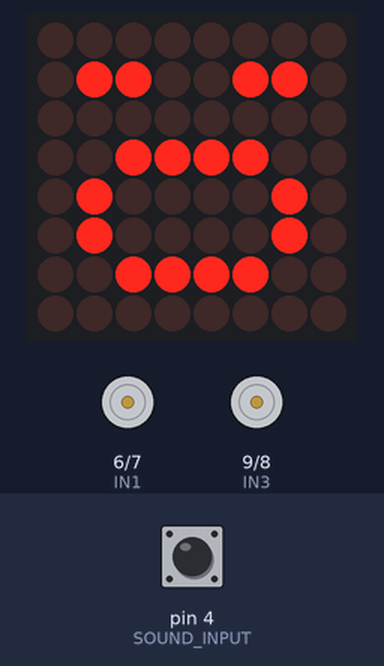
Bench run of a sketch on a simulated Arduino Uno, built with avr-gcc and run on an emulated ATmega328P. On the bench: 8×8 LED matrix, motor-driver pin pairs drawn as motors (green arrow = first pin HIGH = forward, orange = second pin HIGH = backward, longer = more drive, scaled by the enable pin). Inputs (shaded band) come from the test bench; at power-on: pin 4 (SOUND_INPUT) LOW. Random numbers use the default seed unless the sketch sets one.

Above: at 3.1 s.
3.2 s: pin 4 (SOUND_INPUT) driven HIGH
At 4.6 s:
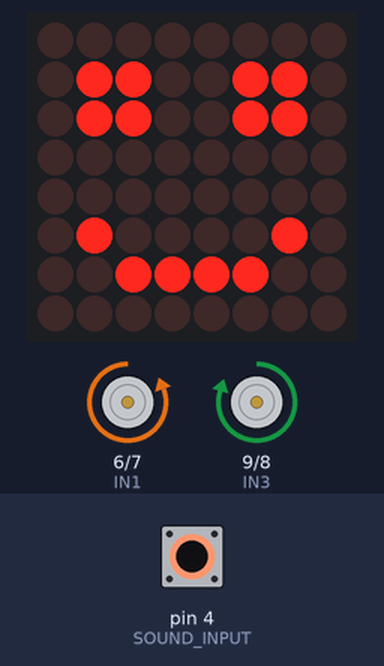
6.2 s: pin 4 (SOUND_INPUT) pulsed LOW 5 times (0.12 s each, 0.3 s apart)
At 9.35 s:
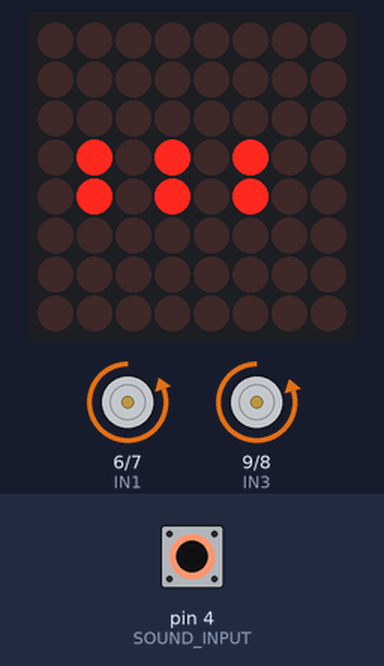
10.7 s: pin 4 (SOUND_INPUT) driven LOW
At 33.8 s:
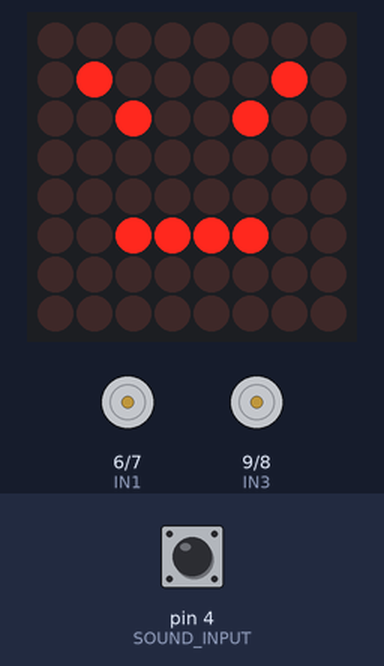
Timing chart, 0 to 34.2 s (numbered marks = the images above; inputs shaded):
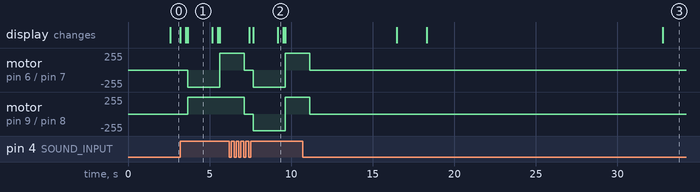

Measured:
- after the input at 3.2 s, motor on pin 6 (IN1) / pin 7 (IN2): stopped → backward 255/255 after 0.46 s, → forward 255/255 2.0 s later; motor on pin 9 (IN3) / pin 8 (IN4): stopped → forward 252/255 after 0.46 s
- after the input at 6.2 s, motor on pin 6 (IN1) / pin 7 (IN2): forward 255/255 → stopped after 0.92 s, → backward 255/255 0.56 s later, → forward 255/255 2.0 s later; motor on pin 9 (IN3) / pin 8 (IN4): forward 252/255 → stopped after 0.92 s, → backward 252/255 0.56 s later, → forward 252/255 2.0 s later
- what the display in image 1 shows lasts 1.5 s, from 3.7 s to 5.2 s

The sketch:

SelfBalancedRobotV2.ino
```cpp
#include <LedControl.h>

//Create single LedControl
LedControl lc = LedControl(13,12,11,1);
int delaytime = 200;

//LN298 Motor Driver Pins
int ENA = 5;    // ENA conectada al pin 3 de Arduino
int IN1 = 6;    // Input1 conectada al pin 4
int IN2 = 7;    // Input2 conectada al pin 5

int IN3 = 9;    // Input3 conectada al pin 7
int IN4 = 8;    // Input4 conectada al pin 8
int ENB = 10;    // ENB conectada al pin 9 de Arduino

// Sound Sensor Pins
int SOUND_INPUT = 4;

//Speed
int MIN = 100;
int MED = 155;
int MAX = 255;
int defSpeed = MAX;
int CORRECTION = 3;

void setup() {
  pinMode (ENA, OUTPUT);
  pinMode (IN1, OUTPUT);
  pinMode (IN2, OUTPUT);
  pinMode (IN3, OUTPUT);
  pinMode (IN4, OUTPUT);
  pinMode (ENB, OUTPUT);

  pinMode(SOUND_INPUT, INPUT);

  lc.shutdown(0, false);//Wake up
  lc.setIntensity(0, 1); //00..15 Brightness levels
  lc.clearDisplay(0);

  randomSeed(analogRead(0));

  writeEmoHappy();
}

void loop() {
  printFace();
 //testRight();
 //testLeft();
 testVoice();
}

void printFace() {
  long n = random(1000);
  Serial.println(n);
  if (n > 985) {
     n = random(1000);
    if (n == 995) {
      writeEmoSad();
    }else if (n == 985) {
      writeEmoAmazing();
    }else if (n == 975) {
      writeEmoBad();
    } else if (n > 500 && n < 505) {
      writeEmoHappy();
    }
  }
}

void testVoice() {
  int soundInput = digitalRead(SOUND_INPUT);
  if (soundInput == HIGH) {
    writeKit();
    writeEmoHappy();
    long n = random(100);
    if (n > 80) {
      moveBackward();
    } else if (n > 65) {
      moveAround();
    } else {
      moveForward();
    }

    delay(1500);
  } else {
    stop();
  }
}


void moveForward() {
  int speed = defSpeed;
  //Left
  analogWrite (ENA, speed );
  digitalWrite (IN1, HIGH);
  digitalWrite (IN2, LOW);
  //Right
  analogWrite (ENB, speed - CORRECTION);
  digitalWrite (IN3, HIGH);
  digitalWrite (IN4, LOW);
}

void moveBackward() {
  int speed = defSpeed;
  //Left
  analogWrite (ENA, speed );
  digitalWrite (IN1, LOW);
  digitalWrite (IN2, HIGH);
  //Right
  analogWrite (ENB, speed - CORRECTION);
  digitalWrite (IN3, LOW);
  digitalWrite (IN4, HIGH);
}


void moveAround() {
  int speed = defSpeed;
  //Left
  analogWrite (ENA, speed );
  digitalWrite (IN1, LOW);
  digitalWrite (IN2, HIGH);
  //Right
  analogWrite (ENB, speed - CORRECTION);
  digitalWrite (IN3, HIGH);
  digitalWrite (IN4, LOW);
}

void stop() {
  digitalWrite (IN1, LOW);
  digitalWrite (IN2, LOW);
  digitalWrite (ENA, 0);
  digitalWrite (IN3, LOW);
  digitalWrite (IN4, LOW);
  digitalWrite (ENB, 0);
}

void testRight() {
   //Preparamos la salida para que el motor gire en un sentido
  digitalWrite (IN3, HIGH);
  digitalWrite (IN4, LOW);

  // Aplicamos PWM al pin ENB, haciendo girar el motor, cada 2 seg aumenta la velocidad
  analogWrite(ENB,55);
  delay(2000);
  analogWrite(ENB,105);

  delay(2000);
  analogWrite(ENB,255);

  delay(2000);
  // Apagamos el motor y esperamos 5 seg
  analogWrite(ENB,0);
  delay(3000);
}

void testLeft() {
   //Preparamos la salida para que el motor gire en un sentido
  digitalWrite (IN1, HIGH);
  digitalWrite (IN2, LOW);

  // Aplicamos PWM al pin ENB, haciendo girar el motor, cada 2 seg aumenta la velocidad
  analogWrite(ENA,55);
  delay(2000);
  analogWrite(ENA,105);

  delay(2000);
  analogWrite(ENA,255);

  delay(2000);
  // Apagamos el motor y esperamos 5 seg
  analogWrite(ENA,0);
  delay(3000);
}

//Led Matrix functions
void writeEmoHappy2() {
  lc.setRow(0, 0, B00000000);
  lc.setRow(0, 1, B01000100);
  lc.setRow(0, 2, B00000000);
  lc.setRow(0, 3, B00010000);
  lc.setRow(0, 4, B00000000);
  lc.setRow(0, 5, B01000100);
  lc.setRow(0, 6, B00111000);
  lc.setRow(0, 7, B00000000);
  //delay(delaytime * 3);
 }

void writeEmoHappy() {
  lc.setRow(0, 0, B00000000);
  lc.setRow(0, 1, B01100110);
  lc.setRow(0, 2, B01100110);
  lc.setRow(0, 3, B00000000);
  lc.setRow(0, 4, B00000000);
  lc.setRow(0, 5, B01000010);
  lc.setRow(0, 6, B00111100);
  lc.setRow(0, 7, B00000000);
  //delay(delaytime * 3);
 }

void writeEmoSad() {
  lc.setRow(0, 0, B00000000);
  lc.setRow(0, 1, B00100100);
  lc.setRow(0, 2, B00000000);
  lc.setRow(0, 3, B00011000);
  lc.setRow(0, 4, B00100100);
  lc.setRow(0, 5, B01000010);
  lc.setRow(0, 6, B00000000);
  lc.setRow(0, 7, B00000000);
 }
 void writeEmoBad() {
  lc.setRow(0, 0, B00000000);
  lc.setRow(0, 1, B01000010);
  lc.setRow(0, 2, B00100100);
  lc.setRow(0, 3, B00000000);
  lc.setRow(0, 4, B00000000);
  lc.setRow(0, 5, B00111100);
  lc.setRow(0, 6, B00000000);
  lc.setRow(0, 7, B00000000);
  delay(delaytime * 2);
 }

 void writeEmoAmazing() {
  lc.setRow(0, 0, B00000000);
  lc.setRow(0, 1, B01100110);
  lc.setRow(0, 2, B00000000);
  lc.setRow(0, 3, B00111100);
  lc.setRow(0, 4, B01000010);
  lc.setRow(0, 5, B01000010);
  lc.setRow(0, 6, B00111100);
  lc.setRow(0, 7, B00000000);
  delay(delaytime * 2);
 }

  void writeEmoIllusion() {
  lc.setRow(0, 0, B00000000);
  lc.setRow(0, 1, B00100100);
  lc.setRow(0, 2, B01011010);
  lc.setRow(0, 3, B00000000);
  lc.setRow(0, 4, B00000000);
  lc.setRow(0, 5, B01111110);
  lc.setRow(0, 6, B00000000);
  lc.setRow(0, 7, B00000000);
  delay(delaytime * 2);
 }

void writeEmoHeart() {
  lc.setRow(0, 0, B00000000);
  lc.setRow(0, 1, B01100110);
  lc.setRow(0, 2, B11111111);
  lc.setRow(0, 3, B11111111);
  lc.setRow(0, 4, B11111111);
  lc.setRow(0, 5, B01111110);
  lc.setRow(0, 6, B00111100);
  lc.setRow(0, 7, B00011000);
  delay(delaytime * 2);
}


void writeOK() {
  lc.setRow(0, 0, B00000000);
  lc.setRow(0, 1, B00000000);
  lc.setRow(0, 2, B01001001);
  lc.setRow(0, 3, B10101010);
  lc.setRow(0, 4, B10101100);
  lc.setRow(0, 5, B10101010);
  lc.setRow(0, 6, B01001001);
  lc.setRow(0, 7, B00000000);
  delay(delaytime * 2);
}

void writeKit() {
  int divisor = 12;

  lc.clearDisplay(0);
  for (int i=0;i<3;i++) {
      lc.setRow(0, 1, B00000000);
      lc.setRow(0, 2, B00000000);
      lc.setRow(0, 3, B01010100);
      lc.setRow(0, 4, B01010100);
      lc.setRow(0, 5, B00000000);
      lc.setRow(0, 6, B00000000);
      delay(delaytime / divisor);
      lc.setRow(0, 1, B00000000);
      lc.setRow(0, 2, B00010000);
      lc.setRow(0, 3, B01010100);
      lc.setRow(0, 4, B01010100);
      lc.setRow(0, 5, B00010000);
      lc.setRow(0, 6, B00000000);
      delay(delaytime / divisor);
      lc.setRow(0, 1, B00010000);
      lc.setRow(0, 2, B00010000);
      lc.setRow(0, 3, B01010100);
      lc.setRow(0, 4, B01010100);
      lc.setRow(0, 5, B00010000);
      lc.setRow(0, 6, B00010000);
      delay(delaytime / divisor);
      lc.setRow(0, 1, B00010000);
      lc.setRow(0, 2, B00010000);
      lc.setRow(0, 3, B01010100);
      lc.setRow(0, 4, B01010100);
      lc.setRow(0, 5, B00010000);
      lc.setRow(0, 6, B00010000);
      delay(delaytime / divisor);
      lc.setRow(0, 1, B00010000);
      lc.setRow(0, 2, B01010100);
      lc.setRow(0, 3, B01010100);
      lc.setRow(0, 4, B01010100);
      lc.setRow(0, 5, B01010100);
      lc.setRow(0, 6, B00010000);
      delay(delaytime / divisor);
      lc.setRow(0, 1, B00010000);
      lc.setRow(0, 2, B01010100);
      lc.setRow(0, 3, B01010100);
      lc.setRow(0, 4, B01010100);
      lc.setRow(0, 5, B01010100);
      lc.setRow(0, 6, B00010000);
      delay(delaytime / divisor);
      lc.setRow(0, 1, B00010000);
      lc.setRow(0, 2, B00010000);
      lc.setRow(0, 3, B01010100);
      lc.setRow(0, 4, B01010100);
      lc.setRow(0, 5, B00010000);
      lc.setRow(0, 6, B00010000);
      delay(delaytime / divisor);
      lc.setRow(0, 2, B00010000);
      lc.setRow(0, 3, B01010100);
      lc.setRow(0, 4, B01010100);
      lc.setRow(0, 5, B00010000);
      lc.setRow(0, 6, B00000000);
      delay(delaytime / divisor);
      lc.setRow(0, 1, B00000000);
      lc.setRow(0, 2, B00000000);
      lc.setRow(0, 3, B01010100);
      lc.setRow(0, 4, B01010100);
      lc.setRow(0, 5, B00000000);
      lc.setRow(0, 6, B00000000);
      delay(delaytime / divisor);
    }
}
```
